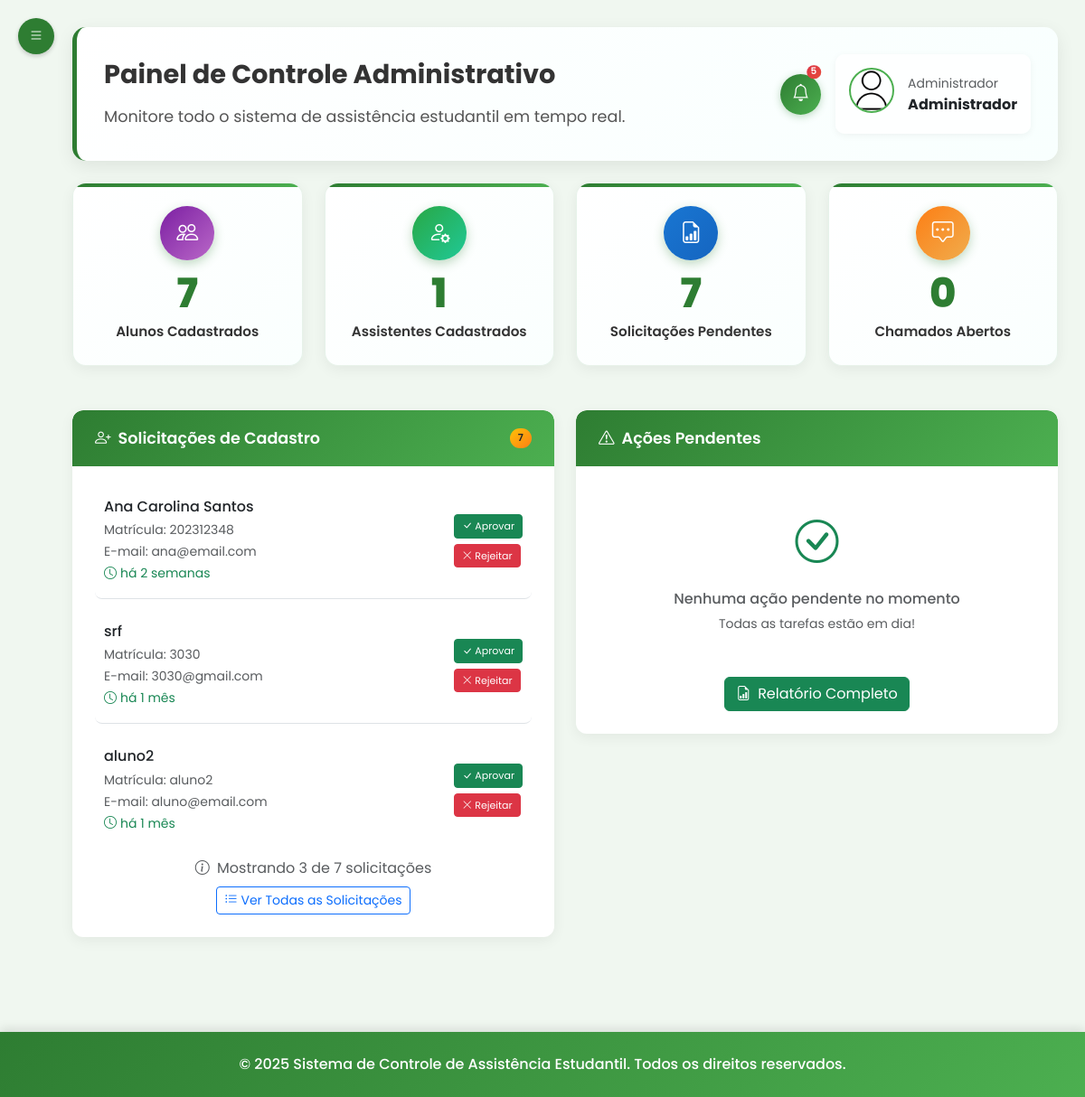
Page /admin/inicio (signed in) on the committed database.
### tables this page shows
CREATE TABLE usuario (
id_usuario INTEGER PRIMARY KEY AUTOINCREMENT,
nome TEXT NOT NULL,
matricula TEXT UNIQUE NOT NULL,
email TEXT NOT NULL UNIQUE,
senha TEXT NOT NULL,
perfil TEXT NOT NULL DEFAULT 'aluno',
foto TEXT,
token_redefinicao TEXT,
data_token TIMESTAMP,
data_cadastro TIMESTAMP DEFAULT CURRENT_TIMESTAMP
);

### routes/admin/perfiladmin_routes.py (the view)
@router.get("/inicio")
@requer_autenticacao("admin")
async def get_perfil(request: Request, usuario_logado: dict = None):
    admin = usuario_repo.obter_usuario_por_matricula(usuario_logado['matricula'])
    possiveis_alunos_raw = aluno_repo.obter_possiveis_alunos()
    possiveis_alunos = []
    for usuario in possiveis_alunos_raw[:3]:  # Mostrar apenas os 3 mais recentes
        usuario_dict = {
            'id_usuario': usuario.id_usuario,
            'nome': usuario.nome,
            'matricula': usuario.matricula,
            'email': usuario.email,
            'data_cadastro': usuario.data_cadastro,
            'tempo_relativo': calcular_tempo_relativo(usuario.data_cadastro) if usuario.data_cadastro else "Data não informada",
            'data_formatada': formatar_data_brasileira(usuario.data_cadastro) if usuario.data_cadastro else "Data não informada"
        }
        possiveis_alunos.append(usuario_dict)
    try:
        total_alunos = aluno_repo.contar_todos()
    except Exception:
        total_alunos = 0
    try:
        total_assistentes = len(assistente_social_repo.obter_todos())
    except Exception:
        total_assistentes = 0
    try:
        estatisticas_inscricoes = inscricao_repo.obter_estatisticas_analise()
        total_cadastros_pendentes = len(possiveis_alunos_raw)
    except Exception:
        total_cadastros_pendentes = len(possiveis_alunos_raw)
    try:
        estatisticas_chamados = chamado_repo.obter_estatisticas_gerais()
        total_chamados_pendentes = estatisticas_chamados.get('abertos', 0) if estatisticas_chamados else 0
    except Exception:
        total_chamados_pendentes = 0
    context = {
        "request": request,
        "admin": admin,
        "possiveis_alunos": possiveis_alunos,
        "total_cadastros_pendentes": total_cadastros_pendentes,
        "total_alunos": total_alunos,
        "total_assistentes": total_assistentes,
        "total_chamados_pendentes": total_chamados_pendentes
    }
    response = templates.TemplateResponse("/admin/dashboard_admin.html", context)
    return response

### templates/admin/dashboard_admin.html (shortened to what this page needs)
{% extends "base_admin.html" %}
{% block content %}
        <div class="welcome-banner mb-4 card-hover">
            <div class="row align-items-center">
                <div class="col-md-8">
                    <h4 class="mb-3">Painel de Controle Administrativo</h4>
                    <p>Monitore todo o sistema de assistência estudantil em tempo real.</p>
                </div>
                <div class="col-md-4 d-flex justify-content-end align-items-center gap-3">
                    <button class="btn-notification position-relative" data-bs-toggle="modal" data-bs-target="#notificacoesModal">
                        <i class="bi bi-bell"></i>
                        <span class="position-absolute top-0 start-100 translate-middle badge rounded-pill bg-danger notification-badge">
                            5
                        </span>
                    </button>
                    <div class="user-profile-card">
                        <img src="/static/img/perfil.png" alt="Perfil" class="mb-2">
                        <div>
                            <small class="text-muted">Administrador</small>
                            <div class="fw-bold">{{admin.nome}}</div>
                        </div>
                    </div>
                </div>
            </div>
        </div>
         <div class="row mb-4">
            <div class="col-md-3">
                <div class="stats-card card beneficiados">
                    <div class="icon">
                        <i class="bi bi-people"></i>
                    </div>
                    <div class="number">{{ total_alunos or '0'}}</div>
                    <div class="label">Alunos Cadastrados</div>
                </div>
            </div>
            <div class="col-md-3">
                <div class="stats-card card assistentes">
                    <div class="icon">
                        <i class="bi bi-person-gear"></i>
                    </div>
                    <div class="number">{{ total_assistentes or '0'}}</div>
                    <div class="label">Assistentes Cadastrados</div>
                </div>
            </div>
            <div class="col-md-3">
                <div class="stats-card card relatorios">
                    <div class="icon">
                        <i class="bi bi-file-earmark-bar-graph"></i>
                    </div>
                    <div class="number">{{ total_cadastros_pendentes or '0' }}</div>
                    <div class="label">Solicitações Pendentes</div>
                </div>
            </div>
            <div class="col-md-3">
                <div class="stats-card card chamados">
                    <div class="icon">
                        <i class="bi bi-chat-square-dots"></i>
                    </div>
                    <div class="number">{{ total_chamados_pendentes or "0" }}</div>
                    <div class="label">Chamados Abertos</div>
                </div>
            </div>
        </div>
        <div class="row">
            <div class="col-md-6">
                <div class="card">
                    <div class="card-header d-flex justify-content-between align-items-center">
                        <span><i class="bi bi-person-plus me-2"></i>Solicitações de Cadastro</span>
                        {% if total_cadastros_pendentes > 0 %}
                        <span class="badge bg-warning">{{ total_cadastros_pendentes }}</span>
                        {% endif %}
                    </div>
                    <div class="card-body">
                        {% if possiveis_alunos %}
                            {% for usuario in possiveis_alunos %}
                            <div class="solicitation-item {% if not loop.last %}border-bottom pb-3 mb-3{% endif %}">
                                <div class="d-flex justify-content-between align-items-center">
                                    <div>
                                        <h6 class="mb-1">{{ usuario.nome }}</h6>
                                        <small class="text-muted">Matrícula: {{ usuario.matricula }}</small><br>
                                        <small class="text-muted">E-mail: {{ usuario.email }}</small><br>
                                        <small class="text-success">
                                            <i class="bi bi-clock me-1"></i>{{ usuario.tempo_relativo }}
                                        </small>
                                    </div>
                                    <div>
                                        <div class="btn-group-vertical" role="group">
                                            <form method="post" action="/admin/aprovar-usuario/{{ usuario.id_usuario }}" style="display: inline;">
                                                <button type="submit" class="btn btn-sm btn-success mb-1"
                                                        onclick="return confirm('Aprovar cadastro de {{ usuario.nome }}?')"
                                                        title="Aprovar cadastro de {{ usuario.nome }}">
                                                    <i class="bi bi-check-lg"></i> Aprovar
                                                </button>
                                            </form>
                                            <form method="post" action="/admin/rejeitar-usuario/{{ usuario.id_usuario }}" style="display: inline;">
                                                <button type="submit" class="btn btn-sm btn-danger"
                                                        onclick="return confirm('Rejeitar cadastro de {{ usuario.nome }}? Esta ação não pode ser desfeita.')"
                                                        title="Rejeitar cadastro de {{ usuario.nome }}">
                                                    <i class="bi bi-x-lg"></i> Rejeitar
                                                </button>
                                            </form>
                                        </div>
                                    </div>
                                </div>
                            </div>
                            {% endfor %}
                            {% if total_cadastros_pendentes > 3 %}
                            <div class="text-center mt-3">
                                <p class="text-muted mb-2">
                                    <i class="bi bi-info-circle me-1"></i>
                                    Mostrando 3 de {{ total_cadastros_pendentes }} solicitações
                                </p>
                                <a href="/admin/analisar-cadastros" class="btn btn-outline-primary btn-sm">
                                    <i class="bi bi-list-ul me-1"></i>Ver Todas as Solicitações
                                </a>
                            </div>
                            {% else %}
                            <div class="text-center mt-3">
                                <a href="/admin/analisar-cadastros" class="btn btn-outline-primary btn-sm">
                                    <i class="bi bi-list-ul me-1"></i>Gerenciar Cadastros
                                </a>
                            </div>
                            {% endif %}
                        {% endif %}
                    </div>
                </div>
            </div>
            <div class="col-md-6">
                <div class="card">
                    <div class="card-header">
                        <i class="bi bi-exclamation-triangle me-2"></i>Ações Pendentes
                    </div>
                    <div class="card-body">
                        {% if total_chamados_pendentes > 0 %}
                        <div class="d-flex justify-content-between align-items-center mb-3 p-3 bg-light rounded">
                            <div>
                                <h6 class="mb-1 text-warning">
                                    <i class="bi bi-clock me-1"></i>{{ total_chamados_pendentes }} chamado{% if total_chamados_pendentes != 1 %}s{% endif %} em aberto
                                </h6>
                                <small class="text-muted">Requer atenção</small>
                            </div>
                            <div>
                                <a href="/admin/chamados" class="btn btn-sm btn-outline-warning">
                                    <i class="bi bi-eye me-1"></i>Verificar
                                </a>
                            </div>
                        </div>
                        {% else %}
                        <div class="text-center py-4">
                            <i class="bi bi-check-circle text-success" style="font-size: 3rem;"></i>
                            <h6 class="mt-3 text-muted">Nenhuma ação pendente no momento</h6>
                            <p class="text-muted small mb-0">Todas as tarefas estão em dia!</p>
                        </div>
                        {% endif %}
                        <div class="text-center mt-4">
                            <a href="/admin/relatorios" class="btn btn-success">
                                <i class="bi bi-file-earmark-bar-graph me-2"></i>Relatório Completo
                            </a>
                        </div>
                    </div>
                </div>
            </div>
        </div>
    </div>
{% endblock %}

### static/css/dashboard_admin.css (style rules this page uses)
:root { --ifes-green: #2E7D32; --ifes-red: #C62828; --ifes-light-green: #4CAF50; --ifes-light-gray: #f5f7f5; --ifes-dark-gray: #333333; --ifes-bg-color: #f0f7f0; --ifes-hover-bg: #e8f5e8; --ifes-blue: #1976D2; --ifes-orange: #FFB74D; --ifes-purple: #7B1FA2; }
body, body *, h1, h2, h3, h4, h5, h6, .card, .btn, .modal, .sidebar, p, span, div, a, label, input, textarea, select { font-family: 'Poppins', Arial, Helvetica, sans-serif !important; }
body { background-color: #f0f7f0 !important; }
.user-profile-card { display: inline-flex; align-items: center; background: rgba(255, 255, 255, 0.9); padding: 15px; border-radius: 10px; box-shadow: 0 2px 8px rgba(0, 0, 0, 0.05); }
.user-profile-card img { width: 50px; height: 50px; border-radius: 50%; margin-right: 15px; border: 2px solid var(--ifes-light-green); }
.welcome-banner { background: linear-gradient(135deg, white 0%, #f8fffe 100%); border-radius: 15px; padding: 30px; margin-bottom: 30px; border-left: 5px solid var(--ifes-green); cursor: default; box-shadow: 0 6px 20px rgba(0, 0, 0, 0.08); transition: all 0.3s cubic-bezier(0.4, 0, 0.2, 1); transform: translateY(0); position: relative; overflow: hidden; }
.welcome-banner h4 { color: var(--ifes-dark-gray); font-weight: 700; font-size: 1.8rem; margin-bottom: 12px; }
.welcome-banner p { color: #555; margin-bottom: 0; font-size: 1.1em; line-height: 1.6; }
.card { border: none; border-radius: 12px; box-shadow: 0 4px 15px rgba(0, 0, 0, 0.06); margin-bottom: 25px; transition: all 0.3s cubic-bezier(0.4, 0, 0.2, 1); transform: translateY(0); cursor: pointer; overflow: hidden; }
.card-header { background: linear-gradient(135deg, var(--ifes-green) 0%, var(--ifes-light-green) 100%); color: white; border-radius: 12px 12px 0 0 !important; padding: 18px 25px; font-weight: 600; font-size: 1.1rem; border-bottom: none; }
.card-body { padding: 25px; }
.stats-card { background: linear-gradient(135deg, white 0%, #fafffe 100%); border-radius: 15px; padding: 25px; margin-bottom: 25px; text-align: center; cursor: pointer; position: relative; overflow: hidden; border: 1px solid rgba(46, 125, 50, 0.1); }
.stats-card::before { content: ''; position: absolute; top: 0; left: 0; width: 100%; height: 4px; background: linear-gradient(90deg, var(--ifes-green) 0%, var(--ifes-light-green) 100%); }
.stats-card .icon { background: linear-gradient(135deg, var(--ifes-green), var(--ifes-light-green)); color: white; width: 60px; height: 60px; border-radius: 50%; display: flex; align-items: center; justify-content: center; font-size: 1.5rem; margin: 0 auto 15px; box-shadow: 0 4px 12px rgba(46, 125, 50, 0.3); }
.stats-card .number { font-size: 2.8rem; font-weight: 800; color: var(--ifes-green); margin-bottom: 8px; line-height: 1; }
.stats-card .label { color: var(--ifes-dark-gray); font-weight: 600; font-size: 0.95rem; }
.stats-card.beneficiados .icon { background: linear-gradient(135deg, var(--ifes-purple), #BA68C8); }
.stats-card.assistentes .icon { background: linear-gradient(135deg, #28a745, #20c997); }
.stats-card.relatorios .icon { background: linear-gradient(135deg, var(--ifes-blue), #1565C0); }
.stats-card.chamados .icon { background: linear-gradient(135deg, #fd7e14, #f0ad4e); }
.badge { font-size: 0.8rem; padding: 0.5em 0.8em; border-radius: 25px; font-weight: 600; text-transform: uppercase; letter-spacing: 0.5px; }
.badge.bg-warning { background: linear-gradient(135deg, #ffc107, #fd7e14) !important; color: #212529 !important; }
.badge.bg-danger { background: linear-gradient(135deg, #dc3545, #e74c3c) !important; }
.btn-notification { width: 45px; height: 45px; border-radius: 50%; border: none; background: linear-gradient(135deg, var(--ifes-green), var(--ifes-light-green)); color: white; display: flex; align-items: center; justify-content: center; font-size: 1.2rem; cursor: pointer; transition: all 0.3s ease; box-shadow: 0 2px 8px rgba(46, 125, 50, 0.3); }
.notification-badge { font-size: 0.65rem; padding: 0.25em 0.4em; margin-left: -8px; margin-top: -2px; }
.card, .stats-card { animation: fadeInScale 0.6s ease-out; }
.welcome-banner { animation: slideInFromTop 0.8s ease-out; }
.solicitation-item { transition: all 0.2s ease; padding: 10px; border-radius: 8px; }
.solicitation-item { transition: all 0.3s ease; }
.btn-group-vertical .btn { border-radius: 4px !important; font-size: 11px; padding: 4px 8px; min-width: 70px; }
.solicitation-item .btn-group-vertical { gap: 2px; }
.card-header .badge { font-size: 11px; }

### rows in the picture
usuario: nome "Administrador"
usuario: nome "Ana Carolina Santos", matricula "202312348", email "ana@email.com", tempo_relativo "há 2 semanas"
usuario: nome "srf", matricula "3030", email "3030@gmail.com", tempo_relativo "há 1 mês"
usuario: nome "aluno2", matricula "aluno2", email "aluno@email.com", tempo_relativo "há 1 mês"

### other values in the picture
{{ total_alunos or '0' }} "7"
{{ total_assistentes or '0' }} "1"
{{ total_cadastros_pendentes or '0' }} "7"
{{ total_chamados_pendentes or "0" }} "0"
{{ total_cadastros_pendentes }} "7"
